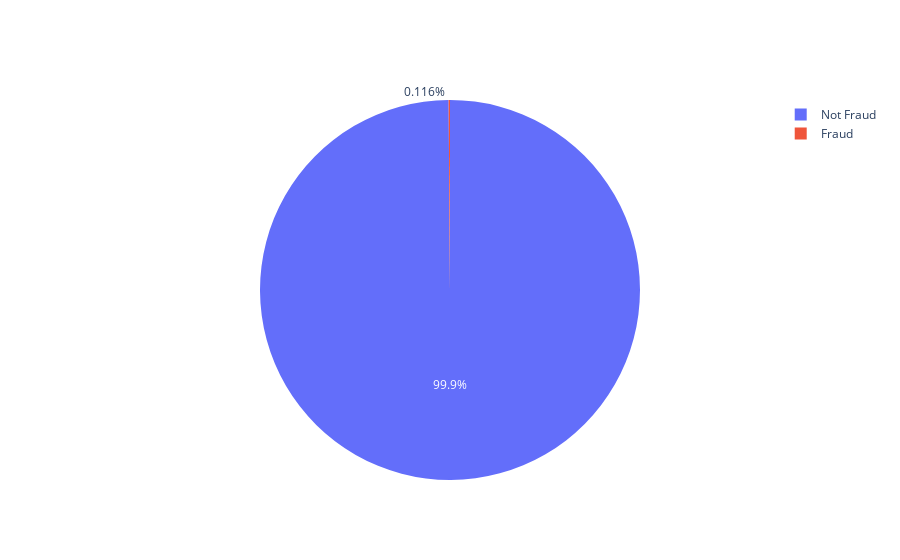

Here is the notebook cell this chart was saved with:
### Code cell
#Checking for balance in target
fig = go.Figure(data=[go.Pie(labels=['Not Fraud','Fraud'], values=df['isFraud'].value_counts())])
fig.show()

### Figure 1 — Plotly figure (JSON) as saved in the notebook; plotly's stock layout.template omitted (floating-point values rounded to 4 significant figures)
{"data": [{"labels": ["Not Fraud", "Fraud"], "type": "pie", "values": [99884, 116]}], "layout": {}}
